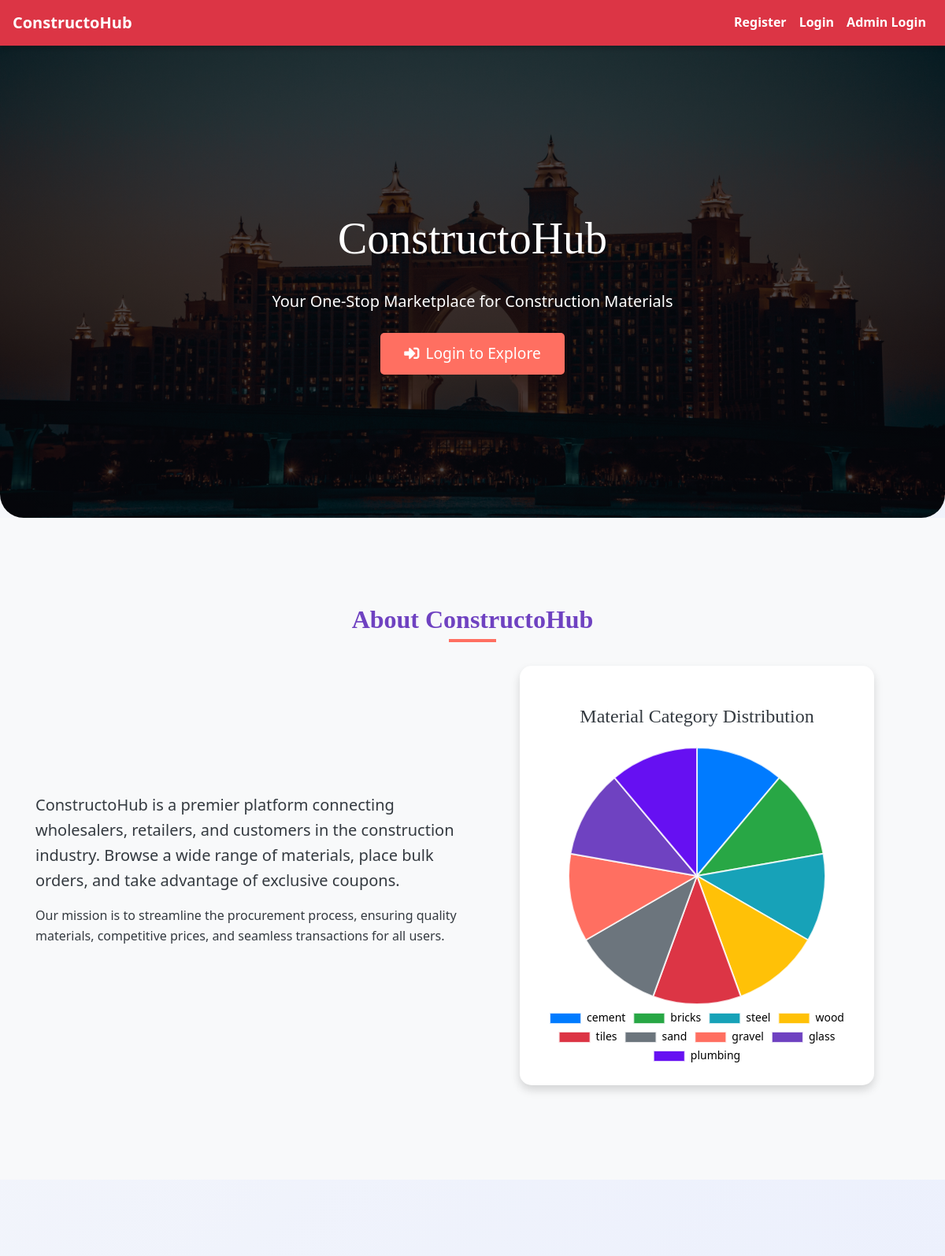
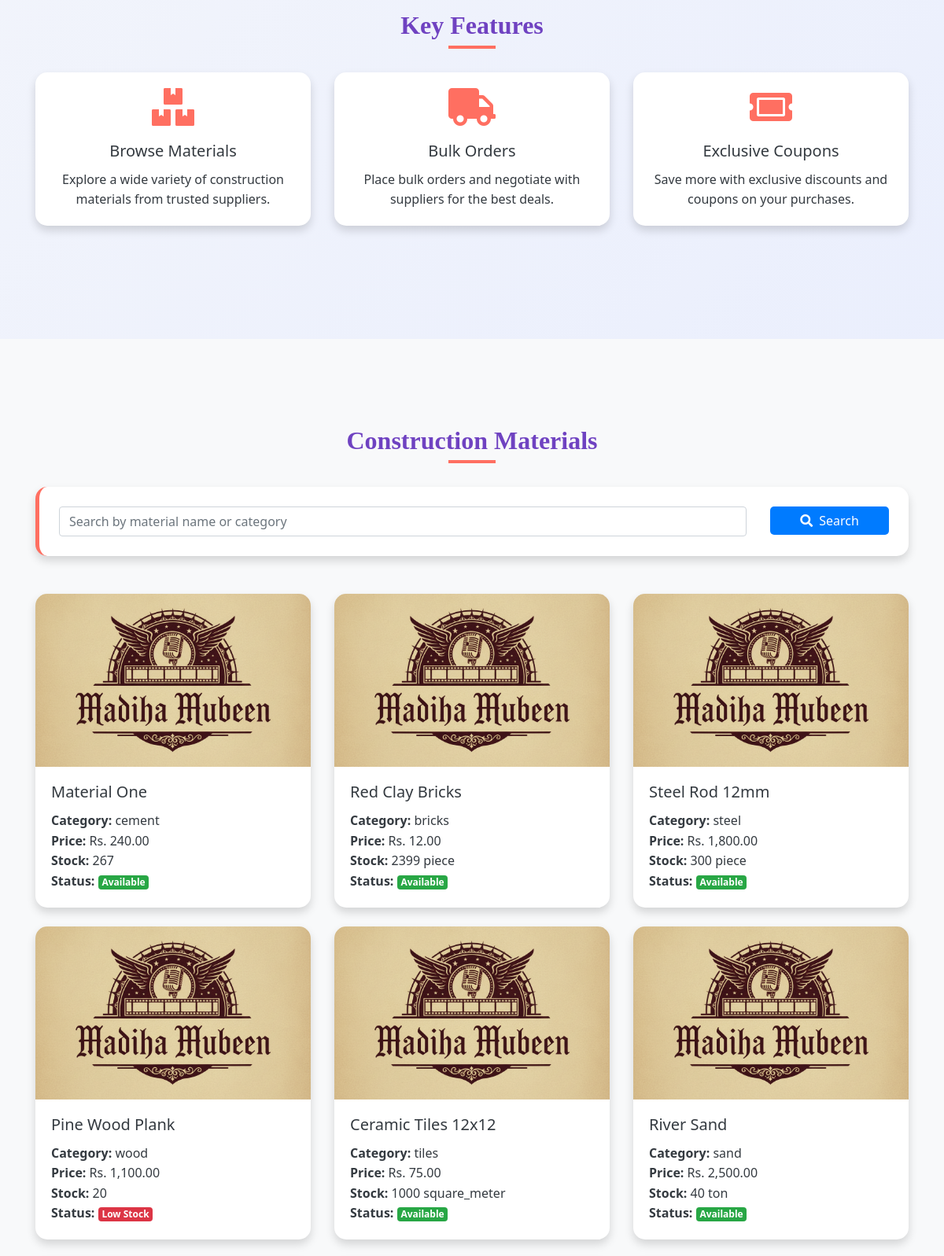
The page / (upper part) on the database its author committed (2 pictures, top to bottom).
### tables this page shows
CREATE TABLE `materials` (
  `material_id` int(11) NOT NULL,
  `supplier_id` int(11) DEFAULT NULL,
  `name` varchar(100) NOT NULL,
  `category` enum('cement','bricks','steel','wood','tiles','sand','gravel','concrete','glass','plumbing','electrical','paint','roofing','insulation','other') DEFAULT 'other',
  `description` text DEFAULT NULL,
  `wholesale_price` decimal(10,2) NOT NULL,
  `retail_price` decimal(10,2) NOT NULL,
  `stock_quantity` int(11) DEFAULT 0,
  `low_stock_threshold` int(11) DEFAULT 10,
  `unit_of_measure` enum('kg','ton','piece','square_meter','cubic_meter','liter','meter','bundle','other') DEFAULT 'other',
  `min_order_quantity` int(11) DEFAULT 1,
  `bulk_discount_percentage` decimal(5,2) DEFAULT 0.00,
  `image` varchar(255) DEFAULT NULL,
  `status` enum('active','inactive') DEFAULT 'active',
  `created_at` timestamp NOT NULL DEFAULT current_timestamp(),
  `updated_at` timestamp NOT NULL DEFAULT current_timestamp() ON UPDATE current_timestamp(),
  `supplier_notes` text DEFAULT NULL
);

### index.php (the view, shortened to what this page needs)
<?php
include('config.php');
$search = "";
if (isset($_GET['search'])) {
    $search = trim($_GET['search']);
    $search_query = "%$search%";
    $stmt = $conn->prepare("SELECT material_id, name, category, retail_price, stock_quantity, unit_of_measure, image, low_stock_threshold
                            FROM materials
                            WHERE status = 'active'
                            AND (name LIKE ? OR category LIKE ?)");
    $stmt->bind_param("ss", $search_query, $search_query);
} else {
    $stmt = $conn->prepare("SELECT material_id, name, category, retail_price, stock_quantity, unit_of_measure, image, low_stock_threshold
                            FROM materials
                            WHERE status = 'active'");
}
$stmt->execute();
$material_result = $stmt->get_result();
$stmt = $conn->prepare("
    SELECT category, COUNT(*) as count
    FROM materials
    WHERE status = 'active'
    GROUP BY category
");
$stmt->execute();
$category_data = $stmt->get_result()->fetch_all(MYSQLI_ASSOC);
?>
<!DOCTYPE html>
<html lang="en">
<head>
    <link rel="stylesheet" href="https://maxcdn.bootstrapcdn.com/bootstrap/4.5.2/css/bootstrap.min.css">
    <link rel="stylesheet" href="https://cdnjs.cloudflare.com/ajax/libs/font-awesome/5.15.4/css/all.min.css">
    <link rel="stylesheet" href="./css/style.css">
</head>
<body>
    <?php include('navbar.php'); ?>
    <div class="hero-section">
        <h1 class="display-4 fw-bold">ConstructoHub</h1>
        <p class="lead mb-4">Your One-Stop Marketplace for Construction Materials</p>
        <?php if (!isset($_SESSION['id'])): ?>
            <a href="login.php" class="btn btn-primary"><i class="fas fa-sign-in-alt mr-2"></i>Login to Explore</a>
        <?php else: ?>
            <a href="dashboard.php" class="btn btn-primary"><i class="fas fa-tachometer-alt mr-2"></i>Go to Dashboard</a>
        <?php endif; ?>
    </div>
    <div class="section bg-light">
        <div class="container">
            <h2 class="text-center section-title">About ConstructoHub</h2>
            <div class="row align-items-center">
                <div class="col-md-6">
                    <p class="lead">ConstructoHub is a premier platform connecting wholesalers, retailers, and customers in the construction industry. Browse a wide range of materials, place bulk orders, and take advantage of exclusive coupons.</p>
                    <p>Our mission is to streamline the procurement process, ensuring quality materials, competitive prices, and seamless transactions for all users.</p>
                </div>
                <div class="col-md-6">
                    <div class="chart-container">
                        <h4 class="text-center mb-4">Material Category Distribution</h4>
                        <canvas id="materialChart"></canvas>
                    </div>
                </div>
            </div>
        </div>
    </div>
    <div class="section">
        <div class="container">
            <h2 class="text-center section-title">Key Features</h2>
            <div class="row text-center">
                <div class="col-md-4 mb-4">
                    <div class="card h-100">
                        <div class="card-body">
                            <i class="fas fa-boxes feature-icon"></i>
                            <h5 class="card-title">Browse Materials</h5>
                            <p class="card-text">Explore a wide variety of construction materials from trusted suppliers.</p>
                        </div>
                    </div>
                </div>
                <div class="col-md-4 mb-4">
                    <div class="card h-100">
                        <div class="card-body">
                            <i class="fas fa-truck feature-icon"></i>
                            <h5 class="card-title">Bulk Orders</h5>
                            <p class="card-text">Place bulk orders and negotiate with suppliers for the best deals.</p>
                        </div>
                    </div>
                </div>
                <div class="col-md-4 mb-4">
                    <div class="card h-100">
                        <div class="card-body">
                            <i class="fas fa-ticket-alt feature-icon"></i>
                            <h5 class="card-title">Exclusive Coupons</h5>
                            <p class="card-text">Save more with exclusive discounts and coupons on your purchases.</p>
                        </div>
                    </div>
                </div>
            </div>
        </div>
    </div>
    <div class="section bg-light">
        <div class="container">
            <h2 class="text-center section-title">Construction Materials</h2>
            <form method="get" class="search-form mb-5">
                <div class="row g-3">
                    <div class="col-md-10">
                        <input type="text" name="search" class="form-control" placeholder="Search by material name or category" value="<?php echo htmlspecialchars($search); ?>">
                    </div>
                    <div class="col-md-2">
                        <button type="submit" class="btn btn-primary w-100"><i class="fas fa-search mr-2"></i>Search</button>
                    </div>
                </div>
            </form>
            <?php if ($material_result->num_rows > 0): ?>
                <div class="row">
                    <?php while ($material = $material_result->fetch_assoc()): ?>
                        <div class="col-md-4 mb-4">
                            <div class="card h-100">
                                <img src="<?php echo htmlspecialchars($material['image'] ?? './images/default.jpg'); ?>" class="card-img-top" alt="Material Image">
                                <div class="card-body">
                                    <h5 class="card-title"><?php echo htmlspecialchars($material['name']); ?></h5>
                                    <p class="card-text">
                                        <strong>Category:</strong> <?php echo htmlspecialchars($material['category']); ?><br>
                                        <strong>Price:</strong> Rs. <?php echo number_format($material['retail_price'], 2); ?><br>
                                        <strong>Stock:</strong> <?php echo $material['stock_quantity']; ?> <?php echo htmlspecialchars($material['unit_of_measure']); ?><br>
                                        <strong>Status:</strong>
                                        <span class="badge badge-<?php echo ($material['stock_quantity'] <= $material['low_stock_threshold']) ? 'danger' : 'success'; ?>">
                                            <?php echo ($material['stock_quantity'] <= $material['low_stock_threshold']) ? 'Low Stock' : 'Available'; ?>
                                        </span>
                                    </p>
                                </div>
                            </div>
                        </div>
                    <?php endwhile; ?>
                </div>
            <?php else: ?>
                <div class="alert alert-info text-center">No materials found for the given search criteria.</div>
            <?php endif; ?>
        </div>
    </div>
    <script>
        // Material Category Chart
        const ctx = document.getElementById('materialChart').getContext('2d');
        new Chart(ctx, {
            type: 'pie',
            data: {
                labels: [<?php echo "'" . implode("','", array_column($category_data, 'category')) . "'"; ?>],
                datasets: [{
                    data: [<?php echo implode(',', array_column($category_data, 'count')); ?>],
                    backgroundColor: ['#007bff', '#28a745', '#17a2b8', '#ffc107', '#dc3545', '#6c757d', '#ff6f61', '#6f42c1', '#6610f2', '#fd7e14', '#20c997', '#0d6efd', '#198754', '#0dcaf0', '#adb5bd'],
                    borderColor: 'rgba(255,255,255,0.8)',
                    borderWidth: 2
                }]
            },
            options: {
                responsive: true,
                plugins: {
                    legend: {
                        position: 'bottom',
                        labels: {
                            font: {
                                size: 14,
                                family: 'Segoe UI'
                            },
                            color: 'var(--dark)'
                        }
                    },
                    tooltip: {
                        backgroundColor: 'var(--dark)',
                        titleFont: { size: 16 },
                        bodyFont: { size: 14 }
                    }
                }
            }
        });
        // Fallback for empty chart
        if (<?php echo count($category_data); ?> === 0) {
            document.getElementById('materialChart').style.display = 'none';
            document.getElementById('materialChart').insertAdjacentHTML('afterend', '<p class="text-muted text-center">No material data available.</p>');
        }
    </script>
</body>
</html>

### css/style.css (style rules this page uses)
body { background: linear-gradient(90deg, rgba(233, 246, 246, 0.831), rgba(207, 233, 233, 0.9)); font-family: 'Arial', sans-serif; color: #333; line-height: 1.6; }
h1, h2, h3, h4 { text-align: center; margin-top: 30px; margin-bottom: 30px; font-family: 'Georgia', serif; }
.container { margin-bottom: 40px; }
.btn-primary { color: #fff; border: none; border-radius: 5px; cursor: pointer; transition: background-color 0.3s ease; }
a { color: #006666; text-decoration: none; font-weight: bold; }

### index.php (style rules this page uses)
:root { --primary: #007bff; --secondary: #6c757d; --success: #28a745; --info: #17a2b8; --warning: #ffc107; --danger: #dc3545; --light: #f8f9fa; --dark: #343a40; --accent: #ff6f61; --highlight: #6f42c1; }
body { font-family: 'Segoe UI', Tahoma, Geneva, Verdana, sans-serif; background: linear-gradient(135deg, var(--light) 0%, #e0e7ff 100%); color: var(--dark); }
.hero-section { height: 600px; background: linear-gradient(rgba(0,0,0,0.7), rgba(0,0,0,0.7)), url('./images/hotel.jpg') center/cover no-repeat; color: white; display: flex; flex-direction: column; justify-content: center; align-items: center; text-align: center; border-radius: 0 0 30px 30px; animation: fadeIn 1.5s ease-in-out; }
.hero-section .btn-primary { background-color: var(--accent); border-color: var(--accent); padding: 12px 30px; font-size: 1.2rem; transition: transform 0.3s, background-color 0.3s; }
.card { border: none; border-radius: 15px; box-shadow: 0 6px 12px rgba(0,0,0,0.15); transition: transform 0.3s, box-shadow 0.3s; background-color: white; }
.card-img-top { height: 220px; object-fit: cover; border-radius: 15px 15px 0 0; }
.search-form { background-color: white; padding: 25px; border-radius: 15px; box-shadow: 0 6px 12px rgba(0,0,0,0.15); margin-bottom: 40px; border-left: 5px solid var(--accent); }
.section { padding: 80px 0; }
.section-title { color: var(--highlight); margin-bottom: 40px; font-weight: 700; position: relative; }
.section-title::after { content: ''; width: 60px; height: 4px; background-color: var(--accent); position: absolute; bottom: -10px; left: 50%; transform: translateX(-50%); }
.feature-icon { font-size: 3em; color: var(--accent); margin-bottom: 20px; transition: color 0.3s; }
.chart-container { max-width: 450px; margin: 0 auto; background-color: white; padding: 20px; border-radius: 15px; box-shadow: 0 6px 12px rgba(0,0,0,0.15); }

### rows shown on the page
materials: image (picture), name "Material One", category "cement", retail_price "240.00", stock_quantity "267", low_stock_threshold "Available"
materials: image (picture), name "Red Clay Bricks", category "bricks", retail_price "12.00", stock_quantity "2399", unit_of_measure "piece", low_stock_threshold "Available"
materials: image (picture), name "Steel Rod 12mm", category "steel", retail_price "1,800.00", stock_quantity "300", unit_of_measure "piece", low_stock_threshold "Available"
materials: image (picture), name "Pine Wood Plank", category "wood", retail_price "1,100.00", stock_quantity "20", low_stock_threshold "Low Stock"
materials: image (picture), name "Ceramic Tiles 12x12", category "tiles", retail_price "75.00", stock_quantity "1000", unit_of_measure "square_meter", low_stock_threshold "Available"
materials: image (picture), name "River Sand", category "sand", retail_price "2,500.00", stock_quantity "40", unit_of_measure "ton", low_stock_threshold "Available"

### other values the page prints
chart data {{ implode("','", array_column($category_data, 'category')) }} cement','bricks','steel','wood','tiles','sand','gravel','glass','plumbing
chart data {{ implode(',', array_column($category_data, 'count')) }} 1,1,1,1,1,1,1,1,1
